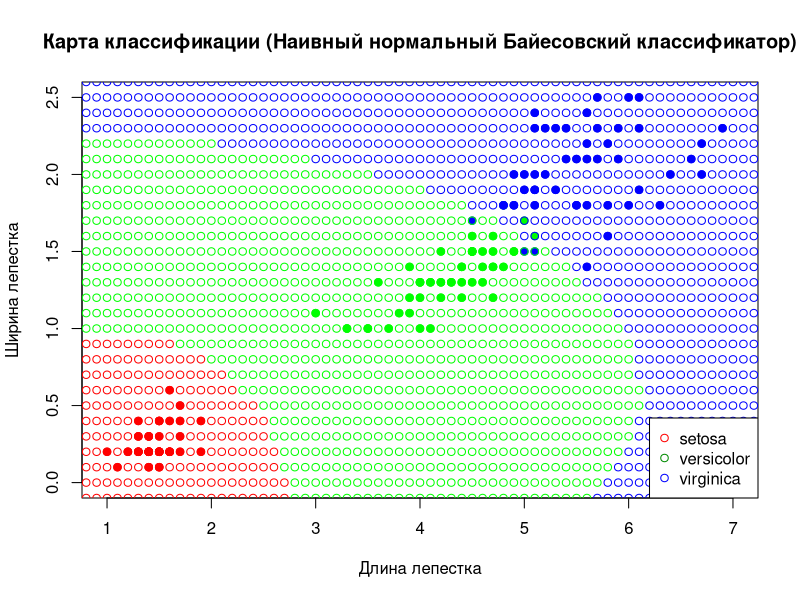

This figure's R source:
naive_Bayes <- function(Py, n, m, mu, sigma, point){
  
  p <- rep(0, m)
  
  for (i in 1:m) {
    
    p[i] <- Py[i]
    
    for (j in 1:n) {
      
      p[i] <- p[i] * exp((-(point[j] - mu[i, j])^2 * (1/sigma[i, j]))/2) / sqrt(2 * pi * sigma[i, j])
      
    }
    
  }
  
  return(classes[which.max(p)])
  
}

set <- iris[ , 3:5]

row <- dim(set)[1]
col <- dim(set)[2]

num_classes <- table(set[3])
classes <- unique(set[, 3])
colors <- c("setosa" = "red", "versicolor" = "green", "virginica" = "blue")

# количество признаков и количество классов
n <- col - 1 
m <- dim(num_classes)

# априорная вероятность
Py <- rep(0, m) 

for (i in 1:m) {
  Py[i] <- num_classes[i] / row
}

# матожидание и дисперсия
mu <- matrix(0, m, n)
sigma <- matrix(0, m, n)


for (i in 1:m) {
  
  for (j in 1:n) {
    
    #print(set[set[, 3] == classes[i], ][, j])
    
    mu[i, j] <- mean(set[set[, 3] == classes[i], ][ , j])
    sigma[i, j] <- var(set[set[, 3] == classes[i], ][ , j])
    
  }
  
}



plot(
    set[ , 1], set[ , 2], 
    pch = 21, bg = colors[set[, 3]], col = colors[set[, 3]],
    xlab = "Длина лепестка", ylab = "Ширина лепестка",
    main = "Карта классификации (Наивный нормальный Байесовский классификатор)",
    xlim = c(1, 7), ylim = c(0, 2.5)
)


# карта классификации
for (i in seq(0.8, 7.2, 0.1)) {
  
  for (j in seq(-0.3, 2.9, 0.1)) {
    
    points(i, j, pch = 1, col = colors[naive_Bayes(Py, n, m, mu, sigma, c(i, j))])
    
  }
  
}


legend(
  "bottomright",
  pch = c(21, 21, 21),
  col = c("red", "green4", "blue"),
  legend = c("setosa", "versicolor", "virginica")
)



Q <- 0

for (i in 1:row) {
  
  class <- naive_Bayes(Py, n, m, mu, sigma, set[i, 1:2])
  
  if (class != set[i, 3]) {
    
    Q <- Q + 1
    
  }
}

Q <- Q / row

print(Q)
